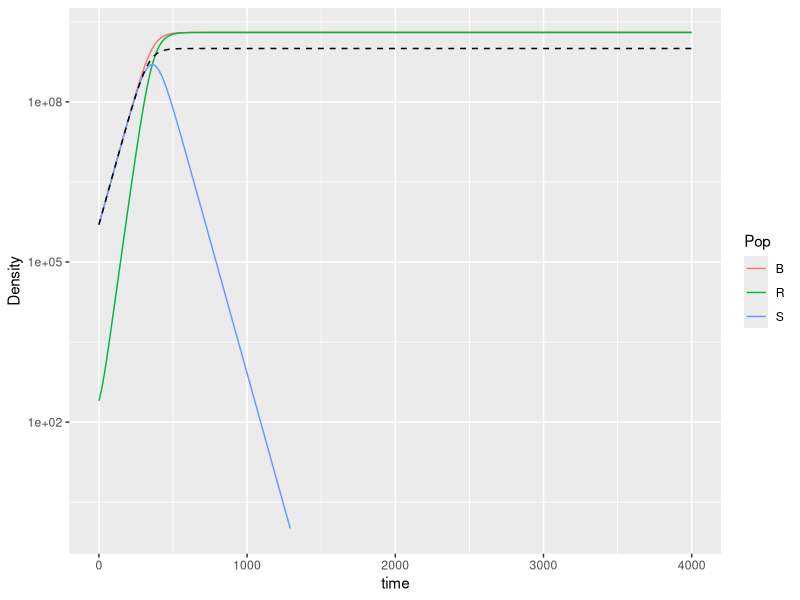
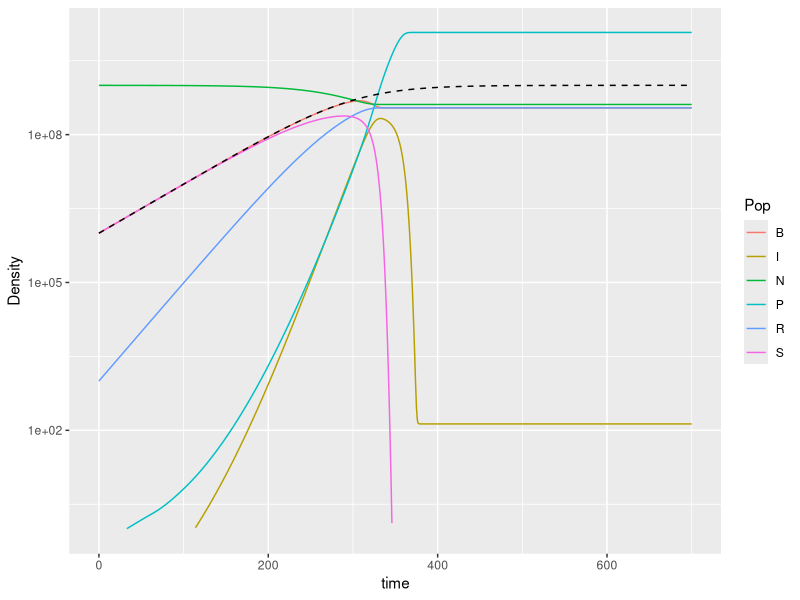
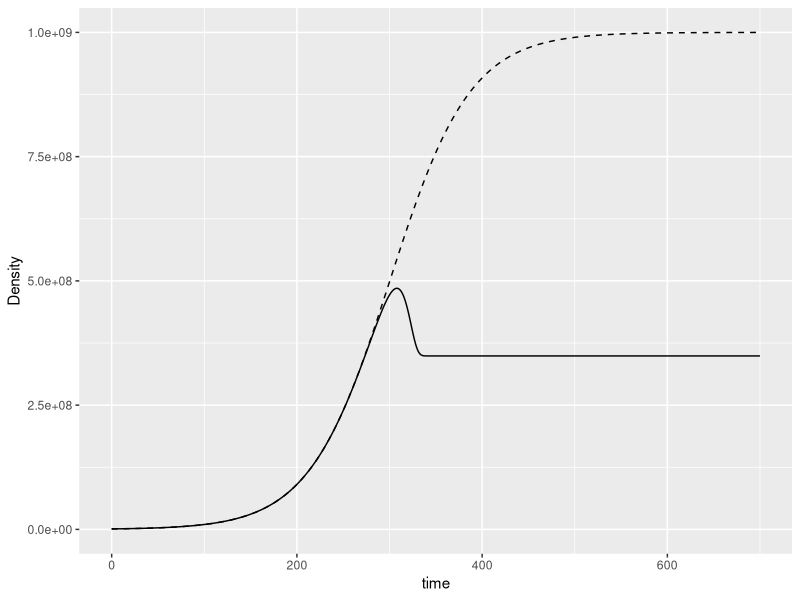
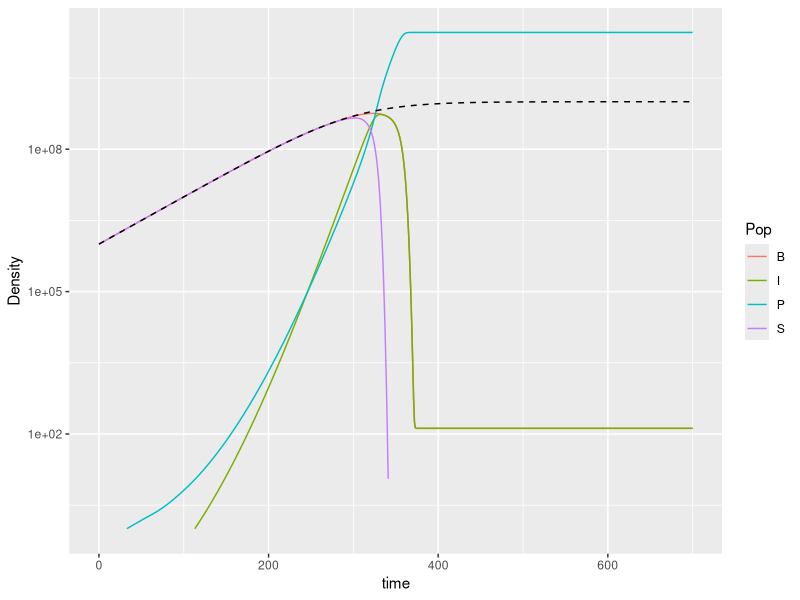

Here is the R script that generated these plots, in order:
library(deSolve)
library(ggplot2)
library(dplyr)

derivsx <- function(t, y, parms) {
  #The derivs function must return the derivative of all the variables at a
  # given time, in a list
  
  #Set small/negative y values to 0 so they don't affect the dN's
  y[y < parms["thresh_min_dens"]] <- 0
  
  #Create output vector
  dY <- c(S = 0, R = 0)
  
  ##Calculate dS
  #dS/dt = u_S*S - 2*u_S*S*(S+R)/k
  dY["S"] <- (
    parms["u_S"] * y["S"] 
    - parms["u_S"] * y["S"] * (y["S"] + y["R"])/parms["k"])

  #Calculate dR
  #dR/dt = 2*u_S*S*(S+R)/k
  dY["R"] <- parms["u_S"] * y["S"] * (y["S"] + y["R"])/parms["k"] 
  
  #Issue warning about too large pop (if warnings is TRUE)
  if (parms["warnings"]==1 & any(y > 10**100)) {
    warning(paste("pop(s)",
                  paste(which(y > 10**100), collapse = ","),
                  "exceed max limit, 10^100, returning dY = 0"))
  }
  dY[y > 10**100] <- 0
  
  #From documentation: The return value of func should be a list, whose first 
  #element is a vector containing the derivatives of y with respect to time
  return(list(dY))
}

derivsy <- function(t, y, parms) {
  #The derivs function must return the derivative of all the variables at a
  # given time, in a list
  
  #Set small/negative y values to 0 so they don't affect the dN's
  y[y < parms["thresh_min_dens"]] <- 0
  
  #Create output vector
  dY <- c(S = 0, I = 0, P = 0, R = 0, N = 0)
  
  #For all equations, let
  # a_t = a * (1 - f + f*(N/k)^v_a1)^v_a2
  # a_tau = a * (1 - f + f*(N(t-tau)/k)^v_a1)^v_a2
  a_t <- 
    parms["a"] *
    (1 - parms["f"] +
       parms["f"]*(y["N"]/parms["k"])**parms["v_a1"])**parms["v_a2"]
  if (t < parms["tau"]) {
    a_tau <- 0
  } else {
    a_tau <- 
      parms["a"] *
      (1 - parms["f"] +
         parms["f"] * (lagvalue(t-parms["tau"], 5)/
                         parms["k"])**parms["v_a1"])**parms["v_a2"]
  }
  
  ##Calculate dS
  #dS/dt = u_S*S - 2*u_S*S*(k-N)/k - a_t * SP
  dY["S"] <- (
    parms["u_S"] * y["S"] 
    - 2*parms["u_S"] * y["S"] * (parms["k"]-y["N"])/parms["k"] 
    - a_t * y["S"] * y["P"])
    
  ##Calculate dI
  #dI/dt = a_t*SP - a_tau*S(t-tau)P(t-tau)
  if (t < parms["tau"]) {
    dY["I"] <- a_t * y["S"] * y["P"]
  } else {
    dY["I"] <- a_t * y["S"]*y["P"] - 
      a_tau * lagvalue(t - parms["tau"], 1)*lagvalue(t - parms["tau"], 3)
  }
  
  ##Calculate dP
  #dP/dt = b*a_tau*S(t-tau)P(t-tau) - a_t*SP - a_t*zIP
  if (t < parms["tau"]) {
    dY["P"] <- -a_t * y["S"] * y["P"] -
      a_t * parms["z"] * y["I"] * y["P"]
  } else {
    dY["P"] <- 
      parms["b"]*a_tau*lagvalue(t-parms["tau"], 1)*lagvalue(t-parms["tau"], 3) - 
      a_t*y["S"]*y["P"] -
      a_t * parms["z"] * y["I"] * y["P"]
  }
  
  #Calculate dR
  #dR/dt = 2*u_S*S*(k-N)/k
  dY["R"] <- 2*parms["u_S"] * y["S"] * (parms["k"]-y["N"])/parms["k"]
  
  #Calculate dN
  #dN/dt = - u_S*S
  #        + d*a_tau*S(t-tau)P(t-tau)
  if (t < parms["tau"]) {
    dY["N"] <- -parms["u_S"] * y["S"]
  } else {
    dY["N"] <- -parms["u_S"] * y["S"] +
      parms["d"]*a_tau*lagvalue(t-parms["tau"],1)*lagvalue(t-parms["tau"],3)
  }
  
  #Issue warning about too large pop (if warnings is TRUE)
  if (parms["warnings"]==1 & any(y > 10**100)) {
    warning(paste("pop(s)",
                  paste(which(y > 10**100), collapse = ","),
                  "exceed max limit, 10^100, returning dY = 0"))
  }
  dY[y > 10**100] <- 0
  
  #From documentation: The return value of func should be a list, whose first 
  #element is a vector containing the derivatives of y with respect to time
  return(list(dY))
}

times <- seq(from = 0, to = 4000, by = 1)

yinit <- c("S" = 5*10**5, "R" = 250)
params <- c(u_S = 0.023,
            k = 10**9,
            warnings = 1, thresh_min_dens = 10**-100)

test <- as.data.frame(dede(y = yinit, times = times, func = derivsx, 
                           parms = params, hmax = 0.1))
test$B <- test$S + test$R
test$pred <- params[["k"]]/
  (1+((params[["k"]] - yinit[["S"]])/yinit[["S"]])*
     exp(-params[["u_S"]]*test$time))
test2 <- tidyr::pivot_longer(test, cols = -c(time), 
                             names_to = "Pop", values_to = "Density")
ggplot(data = filter(test2, Pop %in% c("S", "N", "R", "B")), 
       aes(x = time, y = Density, color = Pop)) +
  geom_line() + scale_y_continuous(trans = "log10", limits = c(1, NA)) +
  geom_line(data = filter(test2, Pop == "pred"), lty = 2, color = "black")
tail(test)
print(tail(test$B), digits = 10)
print(tail(test$R), digits = 10)

#Weird, there's an error where B is (S_0 - 10^4)^2 higher than it should be
#no idea why
#Also, why is 2* in the derivs function correct?


times <- seq(from = 0, to = 700, by = 1)
yinit <- c("S" = 10**6, "I" = 0, "P" = 1, "R" = 1000, 
           "N" = (10**9 - 10**6 - 1000))
params <- c(u_S = 0.023,
            k = 10**9,
            a = 5*10**-10,
            tau = 31.6,
            b = 50,
            f = 1,
            d = 0,
            v_a1 = 0, v_a2 = 0,
            z = 0,
            warnings = 1, thresh_min_dens = 10**-100)
  
test <- as.data.frame(dede(y = yinit, times = times, func = derivsy, 
                           parms = params))
test$B <- test$S + test$R
test$pred <- params[["k"]]/
  (1+((params[["k"]] - yinit[["S"]])/yinit[["S"]])*
     exp(-params[["u_S"]]*test$time))
test2 <- tidyr::pivot_longer(test, cols = -c(time), 
                             names_to = "Pop", values_to = "Density")
ggplot(data = filter(test2, Pop %in% c("S", "I", "P", "N", "R", "B")), 
       aes(x = time, y = Density, color = Pop)) +
  geom_line() + scale_y_continuous(trans = "log10", limits = c(1, NA)) +
  geom_line(data = filter(test2, Pop == "pred"), lty = 2, color = "black")
tail(test)

ggplot(data = filter(test2, Pop == "B"), 
       aes(x = time, y = Density)) +
  geom_line() +
  geom_line(data = filter(test2, Pop == "pred"), lty = 2, color = "black")


derivsz <- function(t, y, parms) {
  #The derivs function must return the derivative of all the variables at a
  # given time, in a list

  #Set small/negative y values to 0 so they don't affect the dN's
  y[y < parms["thresh_min_dens"]] <- 0
  
  #Create output vector
  dY <- c(S1 = 0, S2 = 0, I1 = 0, I2 = 0, P = 0, N = 0)
  
  #For all equations, let
  # afrac_t = (1 - f + f*(N/k)^v_a1)^v_a2
  # afrac_tau = (1 - f + f*(N(t-tau)/k)^v_a1)^v_a2
  afrac_t <- 
    (1 - parms["f"] +
       parms["f"]*(y["N"]/parms["k"])**parms["v_a1"])**parms["v_a2"]
  if (t < parms["tau"]) {
    afrac_tau <- 0
  } else {
    afrac_tau <- 
      (1 - parms["f"] +
         parms["f"] * (lagvalue(t-parms["tau"], 6)/
                         parms["k"])**parms["v_a1"])**parms["v_a2"]
  }
  
  ##Calculate dS1 (growing subpopulation)
  #dS1/dt = u_S1*S1 - 2*u_S1*S*(k-N)/k - afrac_t * a_S1 * S1*P
  dY["S1"] <- (
    parms["u_S1"] * y["S1"] 
    - 2*parms["u_S1"] * y["S1"] * (parms["k"]-y["N"])/parms["k"] 
    - afrac_t * parms["a_S1"] * y["S1"] * y["P"])
  
  #Calculate dS2 (non-growing subpopulation)
  #dS2/dt = 2*u_S1*S1*(k-N)/k - afrac_t * a_S2 * S2*P
  dY["S2"] <- 
    (2*parms["u_S1"] * y["S1"] * (parms["k"]-y["N"])/parms["k"]
     - afrac_t * parms["a_S2"] * y["S2"] * y["P"])
    
  ##Calculate dI1
  #dI1/dt = afrac_t * a_S1 * S1*P 
  #        - afrac_tau * a_S1 * S1(t-tau) * P(t-tau) 
  if (t < parms["tau"]) {
    dY["I1"] <- afrac_t * parms["a_S1"] * y["S1"] * y["P"] 
  } else {
    dY["I1"] <- 
      (afrac_t * parms["a_S1"] * y["S1"] * y["P"] 
       - afrac_tau * parms["a_S1"] *
         lagvalue(t-parms["tau"],1) * lagvalue(t-parms["tau"],5)
      )
  }
  
  ##Calculate dI2
  #dI2/dt = afrac_t * a_S2 * S2*P
  #        - afrac_tau * a_S2 * P(t-tau) * S2(t-tau)
  if (t < parms["tau"]) {
    dY["I2"] <- afrac_t * parms["a_S2"] * y["S2"] * y["P"] 
  } else {
    dY["I2"] <- 
      (afrac_t * parms["a_S2"] * y["S2"] * y["P"] 
       - afrac_tau * parms["a_S2"] *
         lagvalue(t-parms["tau"],2) * lagvalue(t-parms["tau"],5)
      )
  }
  
  ##Calculate dP
  #dP/dt = b * afrac_tau * a_S1 * P(t-tau) * S1(t-tau) 
  #        b * afrac_tau * a_S2 * P(t-tau) * S2(t-tau)
  #        - afrac_t * a_S1 * S1*P
  #        - afrac_t * a_S2 * S2*P
  #        - z * afrac_t * a_S1 * I1 * P
  #        - z * afrac_t * a_S2 * I2 * P
  #        (factored in the code for efficiency)
  if (t < parms["tau"]) {
    dY["P"] <- 
      -afrac_t * y["P"] *
      ((parms["a_S1"] * y["S1"] + parms["a_S2"] * y["S2"])
       - parms["z"] * (parms["a_S1"] * y["I1"] + parms["a_S2"] * y["I2"]))
  } else {
    dY["P"] <- 
      (parms["b"]*afrac_tau*lagvalue(t-parms["tau"], 5)*
         (parms["a_S1"]*lagvalue(t-parms["tau"], 1) +
          parms["a_S2"]*lagvalue(t-parms["tau"], 2))
       -afrac_t * y["P"] *
         ((parms["a_S1"] * y["S1"] + parms["a_S2"] * y["S2"])
          - parms["z"] * (parms["a_S1"] * y["I1"] + parms["a_S2"] * y["I2"]))
      )
  }
  
  #Calculate dN
  #dN/dt = - u_S1*S1
  #        + d*afrac_tau * a_S1 * S1(t-tau) * P(t-tau)  
  #        + d*afrac_tau * a_S2 * S2(t-tau) * P(t-tau) 
  #        (factored in code for efficiency)
  if (t < parms["tau"]) {
    dY["N"] <- - parms["u_S1"] * y["S1"]
  } else {
    dY["N"] <- 
      (- parms["u_S1"] * y["S1"] 
       + parms["d"]*afrac_tau*lagvalue(t-parms["tau"],5)*
         (parms["a_S1"]*lagvalue(t-parms["tau"],1) +
          parms["a_S2"]*lagvalue(t-parms["tau"],2)))
  }
  
  #Issue warning about too large pop (if warnings is TRUE)
  if (parms["warnings"]==1 & any(y > 10**100)) {
    warning(paste("pop(s)",
                  paste(which(y > 10**100), collapse = ","),
                  "exceed max limit, 10^100, returning dY = 0"))
  }
  dY[y > 10**100] <- 0
  
  #From documentation: The return value of func should be a list, whose first 
  #element is a vector containing the derivatives of y with respect to time
  return(list(dY))
}


times <- seq(from = 0, to = 700, by = 1)
yinit <- c("S1" = 10**6, "S2" = 1000, "I1" = 0, "I2" = 0, 
           "P" = 1, "N" = (10**9 - 10**6 - 1000))
params <- c(u_S1 = 0.023,
            k = 10**9,
            a_S1 = 5*10**-10,
            a_S2 = 5*10**-10,
            tau = 31.6,
            b = 50,
            f = 0,
            d = 1,
            v_a1 = 0, v_a2 = 0,
            z = 0,
            warnings = 1, thresh_min_dens = 10**-100)

test <- as.data.frame(dede(y = yinit, times = times, func = derivsz, 
                           parms = params))
test$S <- test$S1 + test$S2
test$I <- test$I1 + test$I2
test$B <- test$S + test$I
test$pred <- params[["k"]]/
  (1+((params[["k"]] - yinit[["S1"]])/yinit[["S1"]])*
     exp(-params[["u_S1"]]*test$time))
test2 <- tidyr::pivot_longer(test, cols = -c(time), 
                             names_to = "Pop", values_to = "Density")
ggplot(data = filter(test2, Pop %in% c("S", "I", "P", "B")), 
       aes(x = time, y = Density, color = Pop)) +
  geom_line() + scale_y_continuous(trans = "log10", limits = c(1, NA)) +
  geom_line(data = filter(test2, Pop == "pred"), lty = 2, color = "black")

#I've confirmed that the dynamics produced by this are basically identical
# to the original logistic growth one with no plasticity in a
